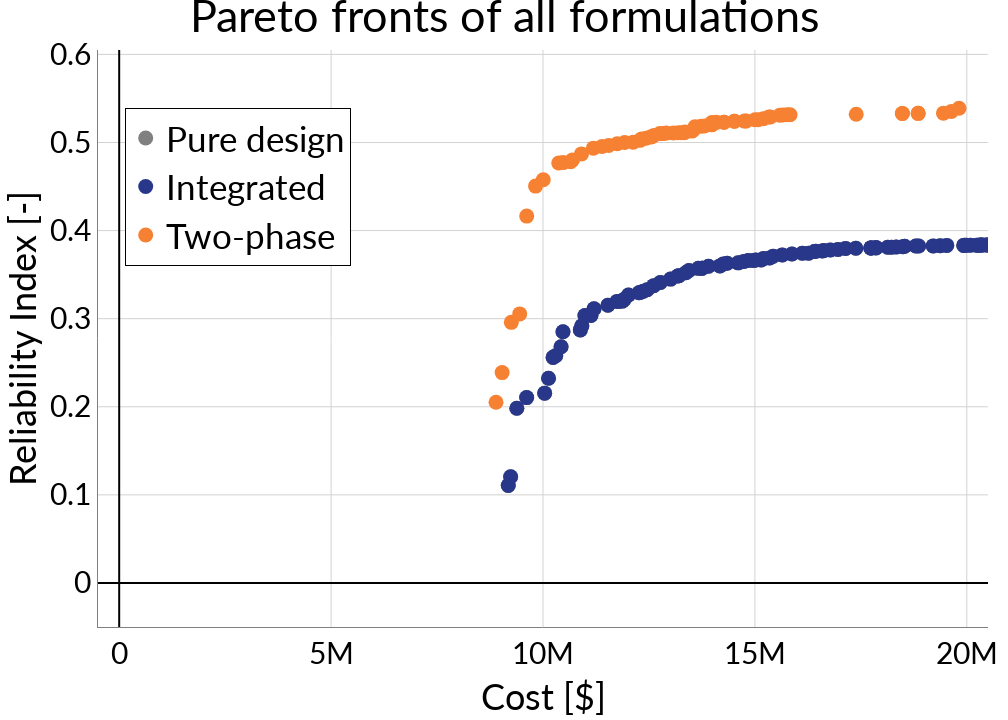

Notebook code for this chart:
### Code cell
#same again but smaller for another slide
figspace_in=[7,5]
fix_layout(fig, title)
fig.show()

### Figure 1 — Plotly figure (JSON) as saved in the notebook; plotly's stock layout.template omitted (floating-point values rounded to 4 significant figures; data arrays with more than 128 entries replaced by an {"elided": "..."} marker saying what was removed)
{"data": [{"customdata": {"elided": "260 str values"}, "hovertemplate": "Cost: %{x:2.2f} <br> Reliability Index: %{y:.2f} <extra>%{customdata}</extra>", "marker": {"color": "#808080", "size": 15, "symbol": "circle"}, "mode": "markers", "name": "Pure design", "showlegend": true, "type": "scatter", "x": {"elided": "260 float values"}, "y": {"elided": "260 float values"}}, {"customdata": {"elided": "260 str values"}, "hovertemplate": "Cost: %{x:2.2f} <br> Reliability Index: %{y:.2f} <extra>%{customdata}</extra>", "marker": {"color": "#29378A", "size": 15, "symbol": "circle"}, "mode": "markers", "name": "Integrated", "showlegend": true, "type": "scatter", "x": {"elided": "260 float values"}, "y": {"elided": "260 float values"}}, {"customdata": ["101", "118", "126", "127", "128", "129", "130", "139", "142", "144", "147", "148", "149", "150", "151", "152", "156", "157", "158", "159", "160", "180", "181", "185", "187", "190", "191", "197", "801", "822", "823", "843", "844", "851", "853", "860", "868", "874", "877", "886", "888", "891", "892", "893", "895", "896", "1201", "1218", "1226", "1227", "1239", "1245", "1259", "1260", "1264", "1265", "1274", "1275", "1278", "1279", "1285", "1291", "1298"], "hovertemplate": "Cost: %{x:2.2f} <br> Reliability Index: %{y:.2f} <extra>%{customdata}</extra>", "marker": {"color": "#F78132", "size": 15, "symbol": "circle"}, "mode": "markers", "name": "Two-phase", "showlegend": true, "type": "scatter", "x": [19820000.0, 19450000.0, 18850000.0, 10010000.0, 10910000.0, 11190000.0, 10370000.0, 9252000.0, 12130000.0, 9824000.0, 11750000.0, 8891000.0, 9615000.0, 11930000.0, 18850000.0, 18480000.0, 19640000.0, 9450000.0, 11550000.0, 9036000.0, 11390000.0, 12570000.0, 12320000.0, 10470000.0, 10690000.0, 18480000.0, 12430000.0, 10650000.0, 15830000.0, 12830000.0, 13190000.0, 15590000.0, 13980000.0, 15360000.0, 13810000.0, 15200000.0, 13730000.0, 12540000.0, 13550000.0, 15660000.0, 15760000.0, 12760000.0, 15330000.0, 13330000.0, 13260000.0, 12290000.0, 17390000.0, 15070000.0, 13080000.0, 13350000.0, 13990000.0, 12620000.0, 14090000.0, 15000000.0, 14750000.0, 12910000.0, 14520000.0, 14270000.0, 14520000.0, 13510000.0, 13590000.0, 14790000.0, 14270000.0], "y": [0.5389, 0.5333, 0.5331, 0.4577, 0.4871, 0.4936, 0.4767, 0.2959, 0.5003, 0.4505, 0.4986, 0.2052, 0.4164, 0.5, 0.5331, 0.533, 0.5353, 0.3054, 0.4966, 0.2388, 0.4954, 0.5065, 0.5038, 0.4772, 0.4801, 0.533, 0.5048, 0.4782, 0.5315, 0.5101, 0.511, 0.5308, 0.52, 0.5291, 0.5188, 0.5271, 0.5184, 0.5064, 0.5142, 0.5313, 0.5315, 0.5101, 0.5291, 0.5111, 0.5111, 0.5024, 0.5321, 0.5259, 0.5109, 0.512, 0.5227, 0.508, 0.5229, 0.5259, 0.5243, 0.5106, 0.5241, 0.523, 0.5241, 0.5129, 0.5177, 0.5244, 0.523]}], "layout": {"font": {"color": "black", "family": "Lato", "size": 30}, "height": 720, "legend": {"bgcolor": "White", "bordercolor": "Black", "borderwidth": 1, "font": {"size": 35}, "groupclick": "toggleitem", "itemclick": "toggleothers", "itemdoubleclick": "toggle", "itemsizing": "trace", "orientation": "v", "tracegroupgap": 100, "traceorder": "normal", "x": 0.03, "xanchor": "left", "y": 0.9, "yanchor": "top"}, "margin": {"b": 10, "l": 10, "pad": 0, "r": 10, "t": 50}, "paper_bgcolor": "white", "plot_bgcolor": "white", "showlegend": true, "title": {"font": {"size": 45}, "text": "Pareto fronts of all formulations", "x": 0.5, "xanchor": "center", "y": 1, "yanchor": "top"}, "width": 1008, "xaxis": {"automargin": true, "gridcolor": "lightgrey", "linecolor": "grey", "linewidth": 1, "range": [-500000, 20500000], "showgrid": true, "showline": true, "title": {"text": "Cost [$]"}, "zerolinecolor": "black"}, "yaxis": {"automargin": true, "gridcolor": "lightgrey", "linecolor": "grey", "linewidth": 1, "range": [-0.05, 0.605], "showgrid": true, "showline": true, "title": {"text": "Reliability Index [-]"}, "zerolinecolor": "black"}}}
